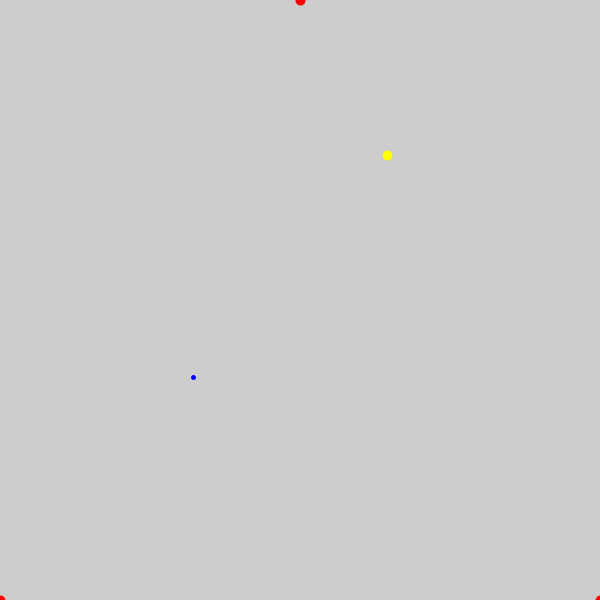
Frame 1 (no input)
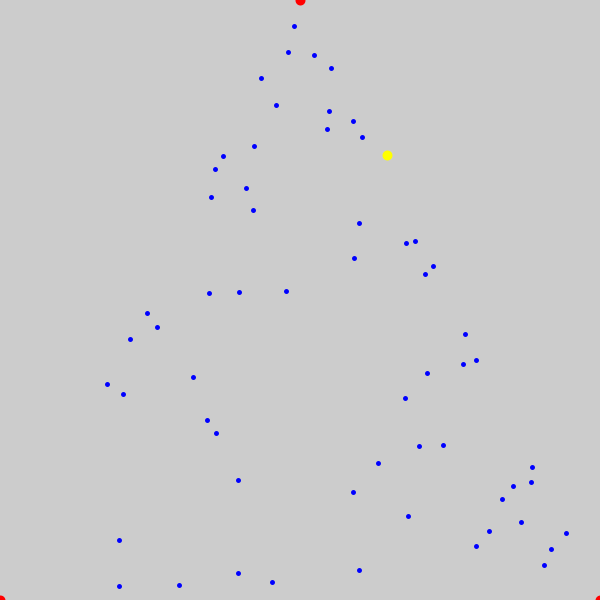
Frame 60 (the mouse pressed at the canvas centre just before this capture)
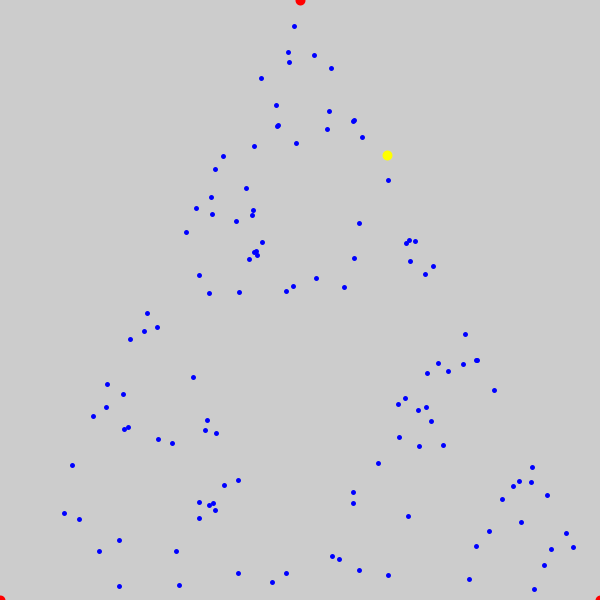
Frame 120 (the mouse held since frame 60 and released just before this capture)

The Processing sketch that drew these frames (run headless with seeded random() and noise(); from frame 60 on, the mouse is pressed at the canvas centre):

// Processing sketch: processing_108754
// ── processing_108754.pde

float curX, curY;

void setup() {
  size(600, 600);

  // 3 big red points,
  // forming a triangle
  stroke(255,0,0);
  strokeWeight(10);
  point(width/2, 0);
  point(0,height);
  point(width, height);

  // A big yellow "seed point"
  stroke(255, 255, 0);
  curX = random(width);
  curY = random(height);  
  point(curX, curY);

  // The rest of the points will be small
  // and green
  stroke(0, 0, 255);
  strokeWeight(5);
}



// Move halfway from the current point to
// a randomly selected red point.
void draw() {

  int pick = (int)random(3);

  // pick is now a random integer...either 0, 1, or 2
  if (pick == 0) {
    curX = (curX + width/2) / 2;
    curY = curY / 2;
  }
  else if (pick == 1) {
    curX = (curX + width) / 2;
    curY = (curY + height) / 2;
  }
  else {
    curX = curX / 2;
    curY =  (curY + height) / 2;
  }

  point(curX, curY);
}
